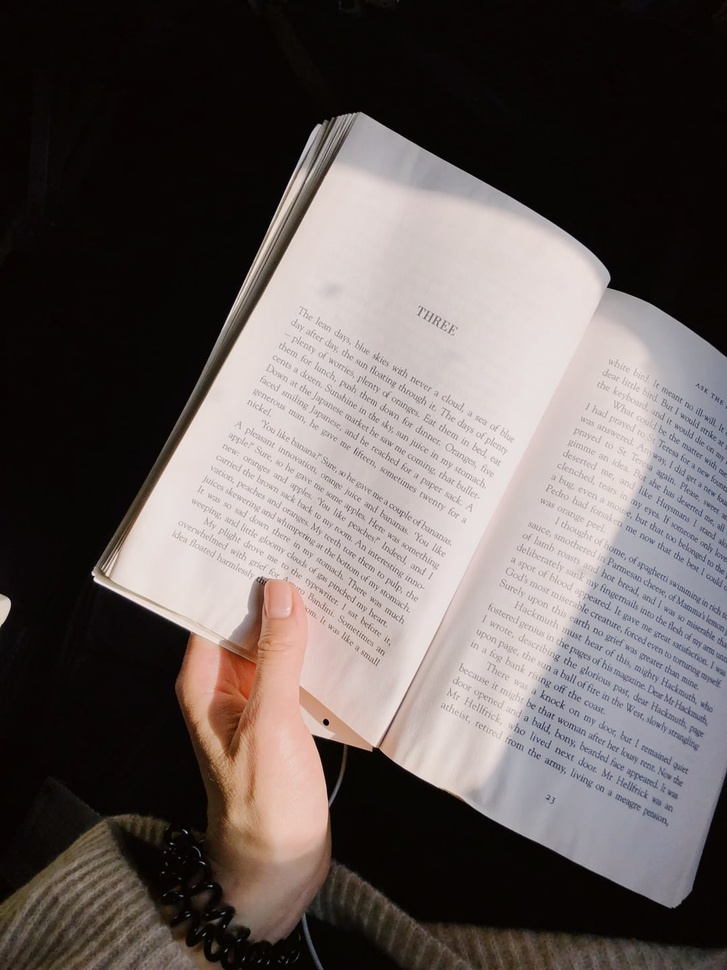
#> input picture book.jpeg, 727 x 970 px, shrunk from 1080 x 1440 before the run
$ jupyter execute '13. 이미지 변형 (이진화).ipynb'
#> lines starting #> are read from the running program, lines starting #| are printed output that depends on the picture; after the words box and inside, x2 and y2 are one past the last pixel; in counts of white or black regions, pixels touching at a corner belong together
# 13. 이미지 변형 (이진화)

## Treshold

[cell 1]
import cv2
img = cv2.imread('book.jpeg', cv2.IMREAD_GRAYSCALE)
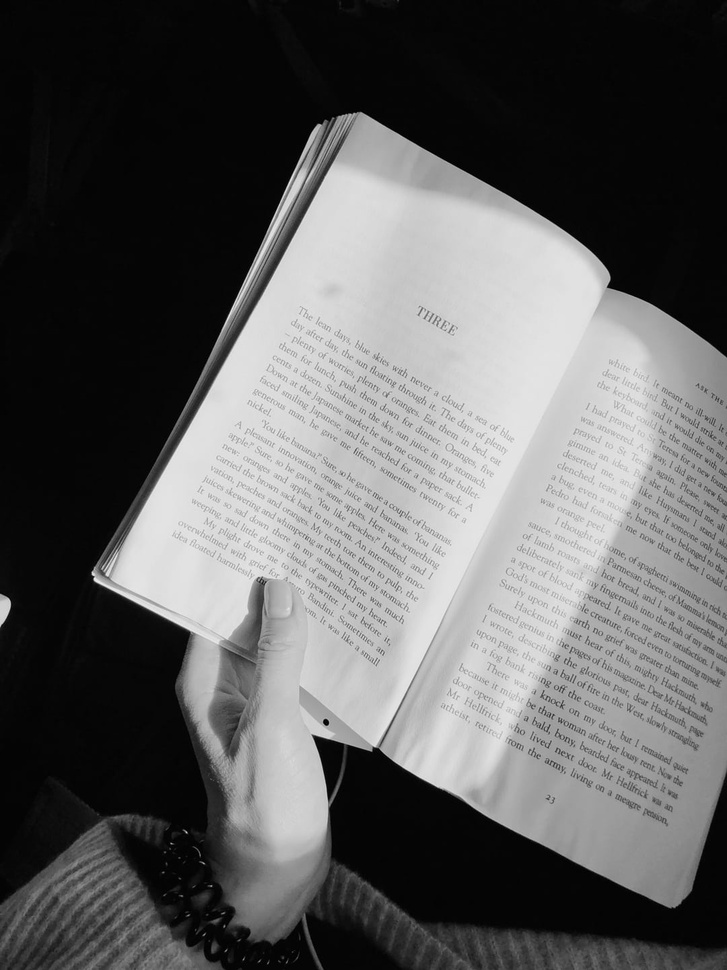
#> img: shape (970, 727); min 0, max 245, mean 95

ret, binary = cv2.threshold(img, 127, 255, cv2.THRESH_BINARY)
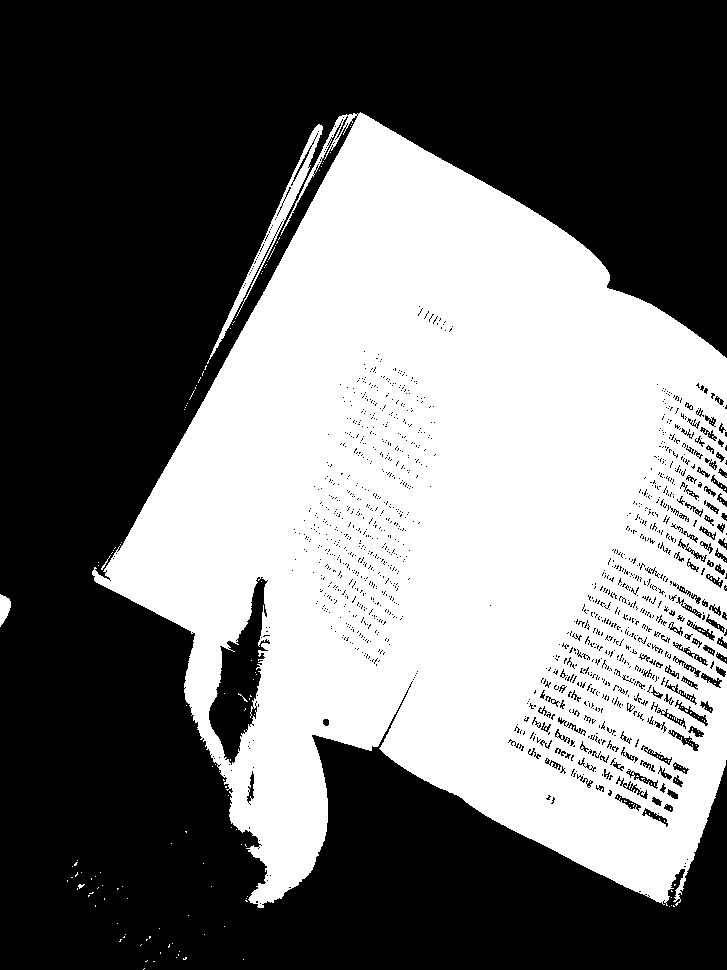
#> binary: shape (970, 727); 44.1% white; 252 white regions (248 under 20 px), largest, box (x1, y1, x2, y2) and area: (92, 112, 727, 908) 307874, (207, 124, 323, 364) 2176, (0, 594, 11, 627) 240, (101, 555, 111, 570) 24

cv2.imshow('img', img)
cv2.imshow('binary', binary)
cv2.waitKey(0)
cv2.destroyAllWindows()

### Trackbar(값 변화에 따른 변형 확인)

[cell 2]
import cv2

def empty(pos):
    # print(pos)
    pass

img = cv2.imread('book.jpeg', cv2.IMREAD_GRAYSCALE)

name = 'Trackbar'
cv2.namedWindow(name)

cv2.createTrackbar('threshold', name, 127, 255, empty) # bar 이름, 창의 이름, 초기값, 최대값, 이벤트 처리

while True:
    thresh = cv2.getTrackbarPos('threshold', name) # bar 이름, 창의 이름
    ret, binary = cv2.threshold(img, thresh, 255, cv2.THRESH_BINARY)
#> ret = 127

    if not ret:
        break

    cv2.imshow(name, binary)
    if cv2.waitKey(1) == ord('q'):
#> (key q is pressed here)
        break

cv2.destroyAllWindows()

### 그림판에서 제작한 이미지로 확인

[cell 3]
import cv2

def empty(pos):
    # print(pos)
    pass

img = cv2.imread('threshold.png', cv2.IMREAD_GRAYSCALE)
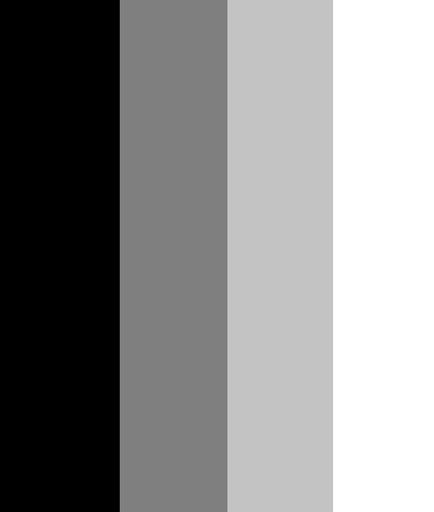
#> input picture threshold.png, 434 x 512 px, shrunk from 645 x 760 before the run
#> img is the input picture: shape (512, 434); min 0, max 255, mean 138.3

name = 'Trackbar'
cv2.namedWindow(name)

cv2.createTrackbar('threshold', name, 127, 255, empty) # bar 이름, 창의 이름, 초기값, 최대값, 이벤트 처리

while True:
    thresh = cv2.getTrackbarPos('threshold', name) # bar 이름, 창의 이름
    ret, binary = cv2.threshold(img, thresh, 255, cv2.THRESH_BINARY)
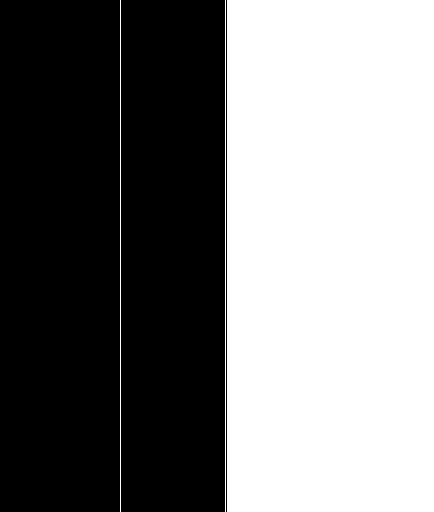
#> binary: shape (512, 434); 48.2% white; 3 white regions, box (x1, y1, x2, y2) and area: (227, 0, 434, 512) 105984, (120, 0, 121, 512) 512, (225, 0, 226, 512) 512

    if not ret:
        break

    cv2.imshow(name, binary)
    if cv2.waitKey(1) == ord('q'):
#> (key q is pressed here)
        break

cv2.destroyAllWindows()

[cell 4]
import cv2
img = cv2.imread('threshold.png', cv2.IMREAD_GRAYSCALE)

ret, binary1 = cv2.threshold(img, 0, 255, cv2.THRESH_BINARY) # 진한 회색, 밝은 회색, 흰색
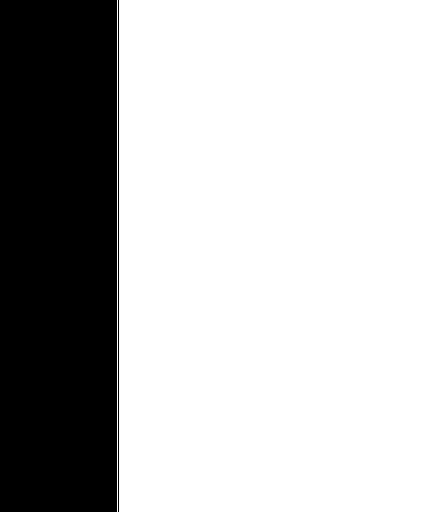
#> binary1: shape (512, 434); 72.8% white; 2 black regions, box (x1, y1, x2, y2) and area: (0, 0, 117, 512) 59904, (118, 0, 119, 512) 512
ret, binary2 = cv2.threshold(img, 127, 255, cv2.THRESH_BINARY) # 밝은 회색, 흰색
ret, binary3 = cv2.threshold(img, 195, 255, cv2.THRESH_BINARY) # 흰색
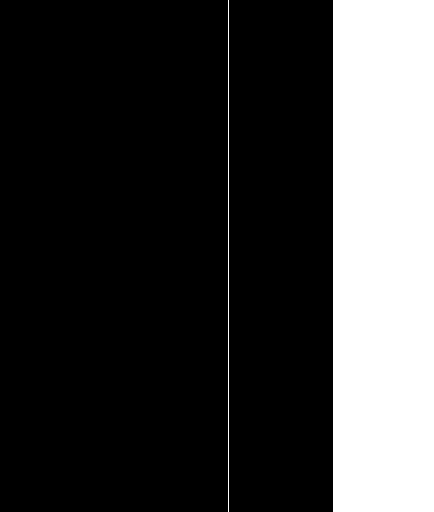
#> binary3: shape (512, 434); 23.5% white; 2 white regions, box (x1, y1, x2, y2) and area: (333, 0, 434, 512) 51712, (228, 0, 229, 512) 512

cv2.imshow('img', img)
cv2.imshow('binary1', binary1)
cv2.imshow('binary2', binary2)
cv2.imshow('binary3', binary3)
cv2.waitKey(0)
cv2.destroyAllWindows()

## Adaptive Threshold

이미지를 작은 영역으로 나누어서 임계치 적용

[cell 5]
import cv2

def empty(pos):
    # print(pos)
    pass

img = cv2.imread('book.jpeg', cv2.IMREAD_GRAYSCALE)

name = 'Trackbar'
cv2.namedWindow(name)

# bar 이름, 창의 이름, 초기값, 최대값, 이벤트 처리
cv2.createTrackbar('block_size', name, 25, 100, empty) # 홀수만 가능, 1보다는 큰 값
cv2.createTrackbar('c', name, 3, 10, empty) # 일반적으로 양수의 값을 사용

while True:
    block_size = cv2.getTrackbarPos('block_size', name) # bar 이름, 창의 이름
    c = cv2.getTrackbarPos('c', name)

    if block_size <= 1: # 1 이하면 3으로
        block_size = 3

    if block_size % 2 == 0: # 짝수이면 홀수로
        block_size += 1

    binary = cv2.adaptiveThreshold(img, 255, cv2.ADAPTIVE_THRESH_MEAN_C, cv2.THRESH_BINARY, block_size, c)
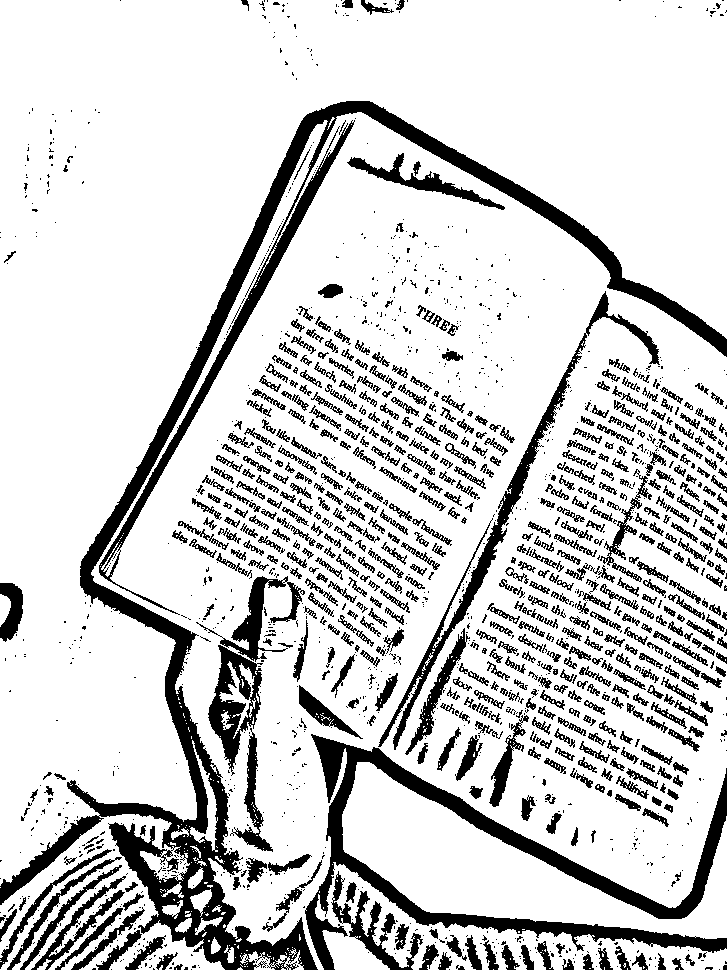
#> binary: shape (970, 727); 81.7% white; 1586 black regions (987 under 20 px), largest, box (x1, y1, x2, y2) and area: (0, 101, 727, 970) 37381, (305, 734, 727, 970) 15759, (378, 291, 660, 750) 5571

    cv2.imshow(name, binary)
    if cv2.waitKey(1) == ord('q'):
#> (key q is pressed here)
        break

cv2.destroyAllWindows()

## 오츠 알고리즘

Bimodal Image에 사용하기 적합(최적의 임계치를 자동으로 발견)

[cell 6]
import cv2
img = cv2.imread('book.jpeg', cv2.IMREAD_GRAYSCALE)

ret, binary = cv2.threshold(img, 127, 255, cv2.THRESH_BINARY)
ret, otsu = cv2.threshold(img, -1, 255, cv2.THRESH_BINARY|cv2.THRESH_OTSU)
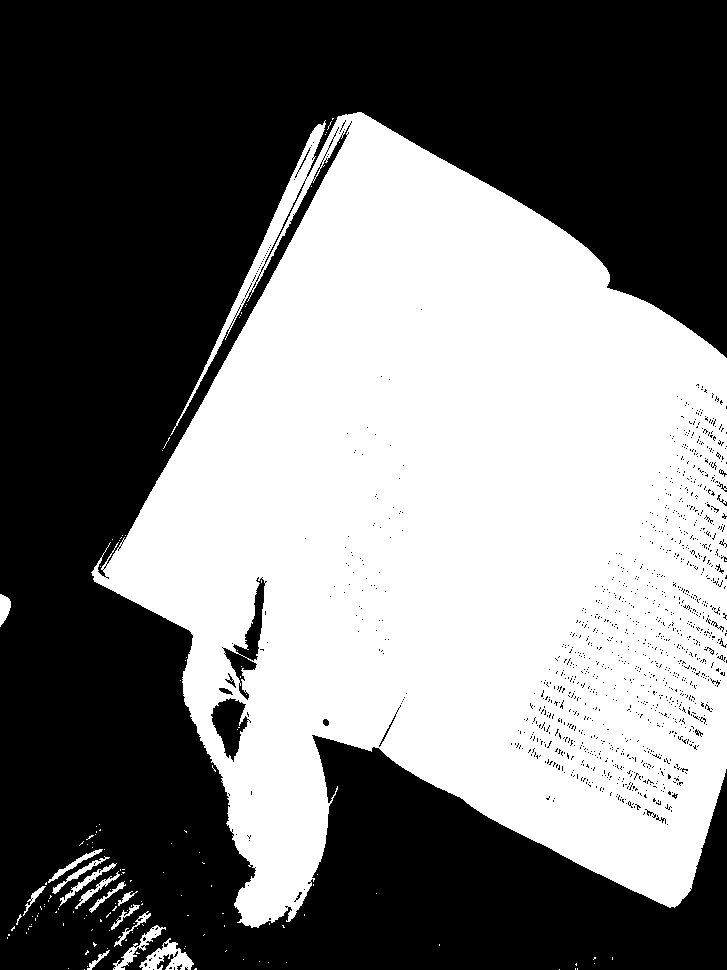
#> otsu: shape (970, 727); 46.8% white; 142 white regions (127 under 20 px), largest, box (x1, y1, x2, y2) and area: (91, 112, 727, 928) 326271, (139, 938, 194, 970) 796, (113, 925, 166, 970) 476
#> ret = 100
print('otsu threshold', ret)
#| otsu threshold 100.0

cv2.imshow('img', img)
cv2.imshow('binary', binary)
cv2.imshow('otsu', otsu)

cv2.waitKey(0)
cv2.destroyAllWindows()
